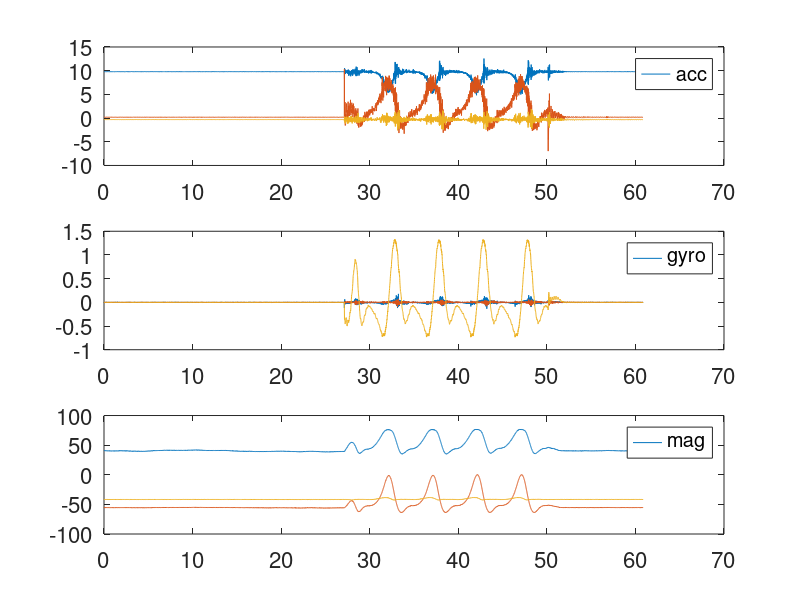

This figure's MATLAB source: (Note: this script raises an error after producing the figure.)
function AHRS_compare_rot2_review()

%%
% This function is used to compare the performance of orientation
% estimation using ESKF, GD, and MKMCKF-OE.
%
% The raw data is sampled at gait frequency f=0.2hz with 
% magnetic disturbance.
%%

clear all
%% add path
addpath('MKMCKF-OE');
addpath('ESKF');
addpath('madgwick_algorithm_matlab');
addpath('data100hz');
addpath('madgwick_algorithm_matlab/quaternion_library');

%% load the data
load('gait_02_100hz.mat');
IMU=gait;

%
Accelerometer=IMU.Acceleration;
Gyroscope=IMU.Gyroscope;
fs=IMU.fs;
Magnetic=IMU.Magnetic;

len=length(Accelerometer);
% 
for i=1:len
Accelerometer_norm(i)= norm(Accelerometer(i,:)); 
Magnetic_norm(i)= norm(Magnetic(i,:)); 
end

% plot the raw data
t=0:1/fs:1/fs*(length(Accelerometer)-1);
time=[t;t;t];
time=time';
figure
x1=subplot(3,1,1);
plot(time,Accelerometer)
legend('acc')
set(gca,'FontSize',16)
x2=subplot(3,1,2);
plot(time,Gyroscope)
legend('gyro')
set(gca,'FontSize',16)
x3=subplot(3,1,3);
plot(time,Magnetic)
legend('mag')
set(gca,'FontSize',16)
linkaxes([x1,x2,x3],'x')


%% GD method

AHRS = MadgwickAHRS('SamplePeriod', 1/fs, 'Beta', 0.1);

time=0:1/fs:1/fs*(len-1);
quat = zeros(length(time), 4);
for t = 1:length(time)
    AHRS.Update(Gyroscope(t,:), Accelerometer(t,:), Magnetic(t,:));	% gyroscope units must be radians
    quat(t, :) = AHRS.Quaternion;
end

% Plot algorithm output as Euler angles
for i=1:length(quat)
Quat(i)=quaternion(quat(i,1),quat(i,2),quat(i,3),quat(i,4));
end

euler=eulerd(Quat,'ZXY','frame');



%% ahrs
ahrs=orientation_estimation_ahrs_fun(Accelerometer,Gyroscope,Magnetic,fs);
euler_ahrs=eulerd(ahrs.Quat,'ZXY','frame');


%% mkmc ahrs


sigma_1=1.6188;
sigma_2=0.4234;

sigma1=2*sigma_1*sigma_1;
sigma2=2*sigma_2*sigma_2;
xigma_x=[10^8 10^8 10^8 10^8 10^8 10^8 sigma1 sigma1 sigma1 sigma2 sigma2 sigma2]; 
xigma_y=[10^8 10^8 10^8 10^8 10^8 10^8];
mkmc_ahrs=orientation_estimation_ahrs_mkmc_fun_(Accelerometer,Gyroscope,Magnetic,fs,xigma_x,xigma_y);
euler_mkmc_ahrs=eulerd(mkmc_ahrs.Quat,'ZXY','frame');




figure
x1=subplot(3,1,1);
plot(time,euler(:,1),'blue',time,euler_ahrs(:,1),'red',time,euler_mkmc_ahrs(:,1),'black')
legend('GD Yaw','AHRS Yaw','MKMC Yaw')
set(gca,'FontSize',12)
x2=subplot(3,1,2);
plot(time,euler(:,2),'blue',time,euler_ahrs(:,2),'red',time,euler_mkmc_ahrs(:,2),'black')
legend('GD Roll','AHRS Roll','MKMC Roll')
set(gca,'FontSize',12)
x3=subplot(3,1,3);
plot(time,euler(:,3),'blue',time,euler_ahrs(:,3),'red',time,euler_mkmc_ahrs(:,3),'black')
legend('GD Pitch','AHRS Pitch','MKMC Pitch')
set(gca,'FontSize',12)
linkaxes([x1,x2,x3],'x')





end